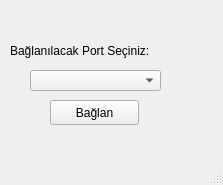
<?xml version="1.0" encoding="UTF-8"?>
<ui version="4.0">
 <class>MainWindow</class>
 <widget class="QMainWindow" name="MainWindow">
  <property name="geometry">
   <rect>
    <x>0</x>
    <y>0</y>
    <width>223</width>
    <height>185</height>
   </rect>
  </property>
  <property name="windowTitle">
   <string>MainWindow</string>
  </property>
  <widget class="QWidget" name="centralwidget">
   <widget class="QComboBox" name="comboBox">
    <property name="geometry">
     <rect>
      <x>30</x>
      <y>70</y>
      <width>131</width>
      <height>21</height>
     </rect>
    </property>
   </widget>
   <widget class="QLabel" name="label">
    <property name="geometry">
     <rect>
      <x>10</x>
      <y>40</y>
      <width>181</width>
      <height>21</height>
     </rect>
    </property>
    <property name="text">
     <string>Bağlanılacak Port Seçiniz:</string>
    </property>
   </widget>
   <widget class="QPushButton" name="pushButton">
    <property name="geometry">
     <rect>
      <x>50</x>
      <y>100</y>
      <width>89</width>
      <height>25</height>
     </rect>
    </property>
    <property name="text">
     <string>Bağlan</string>
    </property>
   </widget>
  </widget>
  <widget class="QMenuBar" name="menubar">
   <property name="geometry">
    <rect>
     <x>0</x>
     <y>0</y>
     <width>223</width>
     <height>22</height>
    </rect>
   </property>
  </widget>
  <widget class="QStatusBar" name="statusbar"/>
 </widget>
 <resources/>
 <connections/>
</ui>
